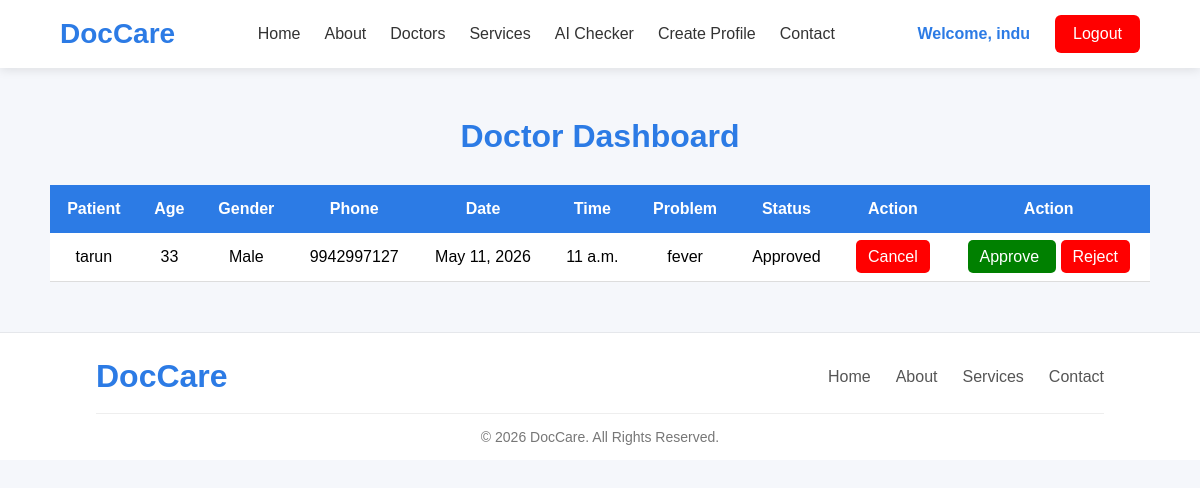
/doctor-dashboard/ (signed in), run on the app's committed database.
### appointments/models.py (models this page shows, shortened)
class Appointment(models.Model):
    STATUS_CHOICES = (
        ('Pending', 'Pending'),
        ('Approved', 'Approved'),
        ('Rejected', 'Rejected'),
    )
    patient = models.ForeignKey(
        User,
        on_delete=models.CASCADE,
        related_name='patient_appointments'
    )
    doctor = models.ForeignKey(
        User,
        on_delete=models.CASCADE,
        related_name='doctor_appointments'
    )
    appointment_date = models.DateField()
    appointment_time = models.TimeField()
    age = models.IntegerField()
    phone = models.CharField(max_length=15)
    gender = models.CharField(max_length=10)
    message = models.TextField()
    status = models.CharField(
        max_length=20,
        choices=STATUS_CHOICES,
        default='Pending'
    )
    created_at = models.DateTimeField(auto_now_add=True)

### accounts/views.py (the view)
# urls.py: path('doctor-dashboard/', views.doctor_dashboard, name='doctor_dashboard'),
def doctor_dashboard(request):
    appointments = Appointment.objects.filter(
        doctor=request.user
    ).order_by('-created_at')
    return render(request, 'doctor_dashboard.html', {
        'appointments': appointments
    })

### templates/doctor_dashboard.html (shortened to what this page needs)
{% extends 'base.html' %}
{% block content %}
<div class="dashboard-container">
    <h1>
        Doctor Dashboard
    </h1>
    <div class="appointment-table">
        <table>
            <tr>
                <th>Patient</th>
                <th>Age</th>
                <th>Gender</th>
                <th>Phone</th>
                <th>Date</th>
                <th>Time</th>
                <th>Problem</th>
                <th>Status</th>
                <th>Action</th>
                <th>Action</th>
            </tr>
            {% for appointment in appointments %}
            <tr>
                <td>
                    {{ appointment.patient.username }}
                </td>
                <td>
                    {{ appointment.age }}
                </td>
                <td>
                    {{ appointment.gender }}
                </td>
                <td>
                    {{ appointment.phone }}
                </td>
                <td>
                    {{ appointment.appointment_date }}
                </td>
                <td>
                    {{ appointment.appointment_time }}
                </td>
                <td>
                    {{ appointment.message }}
                </td>
                <td>
                    {{ appointment.status }}
                </td>
                <td>
    <a href="{% url 'cancel_appointment' appointment.id %}"
       class="cancel-btn">
       Cancel
    </a>
</td>
                <td>
    <a href="{% url 'approve_appointment' appointment.id %}"
       class="approve-btn">
       Approve
    </a>
    <a href="{% url 'reject_appointment' appointment.id %}"
       class="reject-btn">
       Reject
    </a>
</td>
            </tr>
            {% endfor %}
        </table>
    </div>
</div>
{% endblock %}

### templates/base.html (shortened to what this page needs)
{% load static %}
<!DOCTYPE html>
<html lang="en">
<head>
    <link rel="stylesheet"
          href="{% static 'css/style.css' %}">
</head>
<body>
<header class="navbar">
    <div class="logo">
        DocCare
    </div>
    <nav>
        <a href="{% url 'home' %}">
            Home
        </a>
        <a href="{% url 'about' %}">
            About
        </a>
        <a href="{% url 'doctors' %}">
            Doctors
        </a>
        <a href="{% url 'services' %}">
            Services
        </a>
        <a href="{% url 'symptom_checker' %}">
    AI Checker
</a>
{% if user.is_authenticated %}
    {% if user.profile.role == 'doctor' %}
        <a href="{% url 'create_doctor_profile' %}">
            Create Profile
        </a>
    {% endif %}
{% endif %}
        <a href="{% url 'contact' %}">
            Contact
        </a>
    </nav>
    <div class="auth-buttons">
        {% if user.is_authenticated %}
            <span class="welcome-text">
                Welcome, {{ user.username }}
            </span>
            <a href="{% url 'logout' %}"
               class="logout-btn">
                Logout
            </a>
        {% endif %}
    </div>
</header>
{% block content %}
{% endblock %}
<footer class="footer">
    <div class="footer-container">
        <div class="footer-logo">
            DocCare
        </div>
        <div class="footer-links">
            <a href="{% url 'home' %}">
                Home
            </a>
            <a href="{% url 'about' %}">
                About
            </a>
            <a href="{% url 'services' %}">
                Services
            </a>
            <a href="{% url 'contact' %}">
                Contact
            </a>
        </div>
    </div>
    <div class="footer-copy">
        © 2026 DocCare. All Rights Reserved.
    </div>
</footer>
</body>
</html>

### static/css/style.css (style rules this page uses)
* { margin:0; padding:0; box-sizing:border-box; font-family:Arial, Helvetica, sans-serif; }
body { background:#f5f7fb; }
.navbar { display:flex; justify-content:space-between; align-items:center; padding:15px 60px; background:white; box-shadow:0 2px 10px rgba(0,0,0,0.1); position:sticky; top:0; z-index:1000; }
nav { display:flex; align-items:center; }
.logo { font-size:28px; font-weight:bold; color:#2c7be5; }
nav a { margin:0 12px; text-decoration:none; color:#333; font-weight:500; }
.auth-buttons { display:flex; align-items:center; }
.auth-buttons a { text-decoration:none; padding:10px 18px; border-radius:6px; margin-left:10px; }
.footer { background:#ffffff; padding:25px 8% 15px; border-top:1px solid #e5e7eb; }
.footer-container { display:flex; justify-content:space-between; align-items:center; flex-wrap:wrap; gap:20px; }
.footer-logo { font-size:32px; font-weight:bold; color:#2c7be5; }
.footer-links { display:flex; gap:25px; flex-wrap:wrap; }
.footer-links a { color:#555; text-decoration:none; font-size:16px; transition:.3s; }
.footer-copy { margin-top:18px; padding-top:15px; border-top:1px solid #eee; text-align:center; color:#777; font-size:14px; }
.dashboard-container { padding:50px; }
.dashboard-container h1 { text-align:center; margin-bottom:30px; color:#2c7be5; }
.appointment-table { overflow-x:auto; }
table { width:100%; border-collapse:collapse; background:white; box-shadow:0 5px 15px rgba(0,0,0,0.1); }
table th { background:#2c7be5; color:white; padding:15px; }
table td { padding:15px; border-bottom:1px solid #ddd; text-align:center; }
.approve-btn { background:green; color:white; padding:8px 12px; text-decoration:none; border-radius:5px; margin-right:5px; }
.reject-btn { background:red; color:white; padding:8px 12px; text-decoration:none; border-radius:5px; }
.welcome-text { margin-right:15px; font-weight:bold; color:#2c7be5; }
.logout-btn { background:red; color:white; padding:10px 18px; border-radius:6px; text-decoration:none; }
.cancel-btn { background:red; color:white; padding:8px 12px; text-decoration:none; border-radius:5px; }

### data on the page
Appointment: patient.username "tarun", age "33", gender "Male", phone "9942997127", appointment_date "May 11, 2026", appointment_time "11 a.m.", message "fever", status "Approved"

### other printed values
{{ user.username }} "indu"
